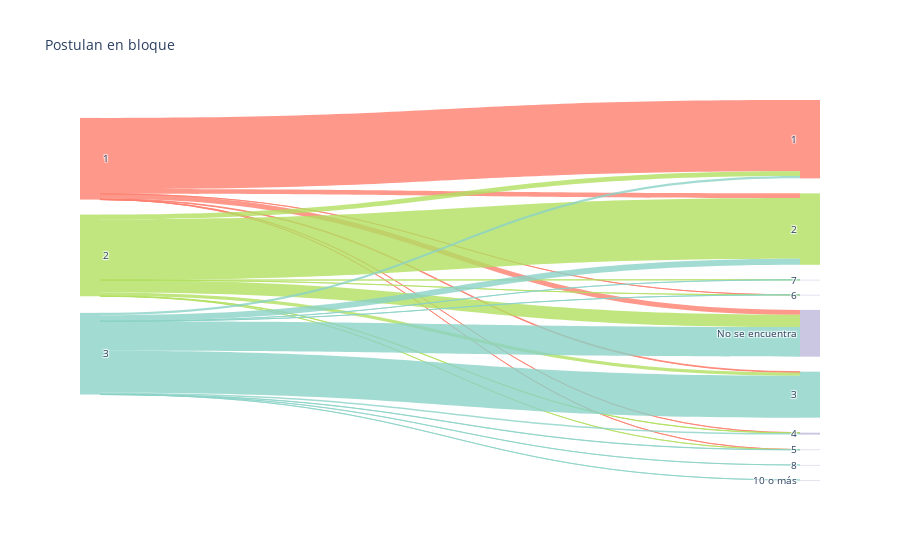

Source (notebook cell):
### Markdown cell above
#### Postulan en bloque

### Code cell
import plotly.graph_objects as go

fig = go.Figure(data=[go.Sankey(
node = dict(
 pad = 15,
 thickness = 20,
 line = dict( width = 0),
 label = ["1", "2", "3", "1", "2", "3", "4", "5", "6", "7", "8", "9", "10 o más", "No se encuentra"],
 color = ["rgba(253,127,111, 0.8)", "rgba(178,224,97,0.8)", "rgba(139,211,199,0.8)", "rgba(253,127,111,0.8)", "rgba(178,224,97,0.8)", "rgba(139,211,199,0.8)", "rgba(190,185,219,0.8)", "rgba(190,185,219,0.8)", "rgba(190,185,219,0.8)", "rgba(190,185,219,0.8)", "rgba(190,185,219,0.8)", "rgba(190,185,219,0.8)","rgba(190,185,219,0.8)","rgba(190,185,219,0.8)","rgba(190,185,219,0.8)","rgba(190,185,219,0.8)"]
 ),
link = dict(
 source = [0, 0, 0, 0, 0, 0, 0,    1, 1, 1, 1, 1, 1, 1,  1,    2, 2, 2, 2, 2, 2, 2,  2,  2,  2],
 target = [3, 4, 5, 6, 7, 8, 13,   3, 4, 5, 6, 7, 8, 9, 13,    3, 4, 5, 6, 7, 8, 9, 10, 12, 13],
 value =  [8517, 564, 84, 15, 2, 2, 585, 572, 7262, 414, 38, 6, 1, 3, 1473, 285, 720, 5004, 178, 33, 4, 1, 5, 1, 3538],
 color = [ "rgba(253,127,111,0.8)", "rgba(253,127,111, 0.8)", "rgba(253,127,111, 0.8)", "rgba(253,127,111, 0.8)", "rgba(253,127,111, 0.8)", "rgba(253,127,111, 0.8)", "rgba(253,127,111, 0.8)", "rgba(178,224,97, 0.8)", "rgba(178,224,97, 0.8)", "rgba(178,224,97, 0.8)", "rgba(178,224,97, 0.8)", "rgba(178,224,97, 0.8)", "rgba(178,224,97, 0.8)", "rgba(178,224,97, 0.8)", "rgba(178,224,97, 0.8)", "rgba(139,211,199, 0.8)", "rgba(139,211,199, 0.8)", "rgba(139,211,199, 0.8)", "rgba(139,211,199, 0.8)", "rgba(139,211,199, 0.8)", "rgba(139,211,199, 0.8)", "rgba(139,211,199, 0.8)", "rgba(139,211,199, 0.8)", "rgba(139,211,199, 0.8)", "rgba(139,211,199, 0.8)"  ]
 ))])
#Adding a title & showing the figure (Optional)
fig.update_layout(title_text="Postulan en bloque", font_size=10)
fig.show()

### Figure 1 — Plotly figure (JSON) as saved in the notebook; plotly's stock layout.template omitted (floating-point values rounded to 4 significant figures)
{"data": [{"link": {"color": ["rgba(253,127,111,0.8)", "rgba(253,127,111, 0.8)", "rgba(253,127,111, 0.8)", "rgba(253,127,111, 0.8)", "rgba(253,127,111, 0.8)", "rgba(253,127,111, 0.8)", "rgba(253,127,111, 0.8)", "rgba(178,224,97, 0.8)", "rgba(178,224,97, 0.8)", "rgba(178,224,97, 0.8)", "rgba(178,224,97, 0.8)", "rgba(178,224,97, 0.8)", "rgba(178,224,97, 0.8)", "rgba(178,224,97, 0.8)", "rgba(178,224,97, 0.8)", "rgba(139,211,199, 0.8)", "rgba(139,211,199, 0.8)", "rgba(139,211,199, 0.8)", "rgba(139,211,199, 0.8)", "rgba(139,211,199, 0.8)", "rgba(139,211,199, 0.8)", "rgba(139,211,199, 0.8)", "rgba(139,211,199, 0.8)", "rgba(139,211,199, 0.8)", "rgba(139,211,199, 0.8)"], "source": [0, 0, 0, 0, 0, 0, 0, 1, 1, 1, 1, 1, 1, 1, 1, 2, 2, 2, 2, 2, 2, 2, 2, 2, 2], "target": [3, 4, 5, 6, 7, 8, 13, 3, 4, 5, 6, 7, 8, 9, 13, 3, 4, 5, 6, 7, 8, 9, 10, 12, 13], "value": [8517, 564, 84, 15, 2, 2, 585, 572, 7262, 414, 38, 6, 1, 3, 1473, 285, 720, 5004, 178, 33, 4, 1, 5, 1, 3538]}, "node": {"color": ["rgba(253,127,111, 0.8)", "rgba(178,224,97,0.8)", "rgba(139,211,199,0.8)", "rgba(253,127,111,0.8)", "rgba(178,224,97,0.8)", "rgba(139,211,199,0.8)", "rgba(190,185,219,0.8)", "rgba(190,185,219,0.8)", "rgba(190,185,219,0.8)", "rgba(190,185,219,0.8)", "rgba(190,185,219,0.8)", "rgba(190,185,219,0.8)", "rgba(190,185,219,0.8)", "rgba(190,185,219,0.8)", "rgba(190,185,219,0.8)", "rgba(190,185,219,0.8)"], "label": ["1", "2", "3", "1", "2", "3", "4", "5", "6", "7", "8", "9", "10 o más", "No se encuentra"], "line": {"width": 0}, "pad": 15, "thickness": 20}, "type": "sankey"}], "layout": {"font": {"size": 10}, "title": {"text": "Postulan en bloque"}}}
